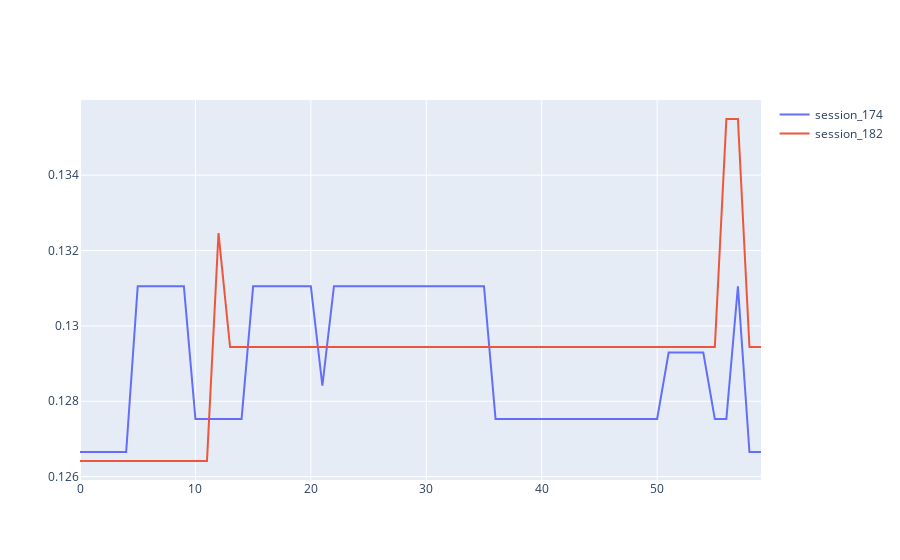

Notebook cell for this chart:
### Code cell
# df example:
df = pd.DataFrame({'time': range(60),
                   'session_174': monthly_emb_df[monthly_emb_df.session_id == 174].session_embedding.to_list()[0],
                   'session_182': monthly_emb_df[monthly_emb_df.session_id == 182].session_embedding.to_list()[0],
                   })
plot_multi_lines_chart(df, 'time', ['session_174', 'session_182'])
